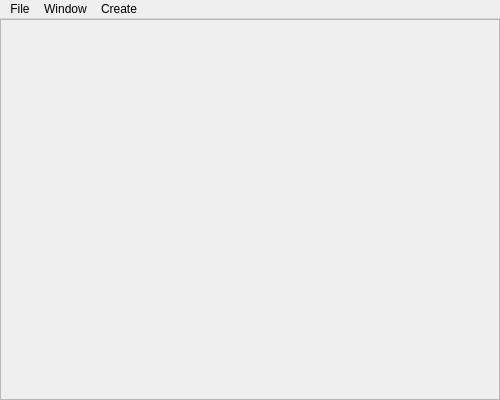
<?xml version="1.0" encoding="UTF-8"?>
<ui version="4.0">
 <class>MainWindow</class>
 <widget class="QMainWindow" name="MainWindow">
  <property name="geometry">
   <rect>
    <x>0</x>
    <y>0</y>
    <width>500</width>
    <height>400</height>
   </rect>
  </property>
  <property name="windowTitle">
   <string>Viewer</string>
  </property>
  <property name="unifiedTitleAndToolBarOnMac">
   <bool>true</bool>
  </property>
  <widget class="QWidget" name="centralWidget">
   <layout class="QVBoxLayout" name="verticalLayout">
    <property name="spacing">
     <number>0</number>
    </property>
    <property name="margin">
     <number>0</number>
    </property>
    <item>
     <widget class="QFrame" name="frame">
      <property name="minimumSize">
       <size>
        <width>400</width>
        <height>300</height>
       </size>
      </property>
      <property name="frameShape">
       <enum>QFrame::StyledPanel</enum>
      </property>
      <property name="frameShadow">
       <enum>QFrame::Plain</enum>
      </property>
      <layout class="QGridLayout" name="gridLayout_2">
       <property name="margin">
        <number>0</number>
       </property>
       <property name="spacing">
        <number>0</number>
       </property>
       <item row="0" column="0">
        <layout class="QGridLayout" name="gridLayout">
         <property name="spacing">
          <number>6</number>
         </property>
        </layout>
       </item>
      </layout>
     </widget>
    </item>
   </layout>
  </widget>
  <widget class="QMenuBar" name="menuBar">
   <property name="geometry">
    <rect>
     <x>0</x>
     <y>0</y>
     <width>500</width>
     <height>18</height>
    </rect>
   </property>
   <widget class="QMenu" name="menuFile">
    <property name="title">
     <string>File</string>
    </property>
    <addaction name="actionConnect"/>
    <addaction name="actionExit"/>
   </widget>
   <widget class="QMenu" name="menuWindow">
    <property name="title">
     <string>Window</string>
    </property>
    <widget class="QMenu" name="menuPanels">
     <property name="title">
      <string>Panels</string>
     </property>
     <addaction name="actionHIstograms"/>
     <addaction name="actionGates"/>
    </widget>
    <addaction name="menuPanels"/>
   </widget>
   <widget class="QMenu" name="menuCreate">
    <property name="title">
     <string>Create</string>
    </property>
    <addaction name="actionNewHistogram"/>
   </widget>
   <addaction name="menuFile"/>
   <addaction name="menuWindow"/>
   <addaction name="menuCreate"/>
  </widget>
  <action name="actionExit">
   <property name="text">
    <string>Exit</string>
   </property>
  </action>
  <action name="actionConnect">
   <property name="text">
    <string>Connect</string>
   </property>
  </action>
  <action name="actionHIstograms">
   <property name="text">
    <string>HIstograms</string>
   </property>
  </action>
  <action name="actionNewHistogram">
   <property name="text">
    <string>Histogram</string>
   </property>
  </action>
  <action name="actionGates">
   <property name="text">
    <string>Gates</string>
   </property>
  </action>
 </widget>
 <layoutdefault spacing="6" margin="11"/>
 <resources/>
 <connections>
  <connection>
   <sender>MainWindow</sender>
   <signal>destroyed()</signal>
   <receiver>MainWindow</receiver>
   <slot>close()</slot>
   <hints>
    <hint type="sourcelabel">
     <x>246</x>
     <y>184</y>
    </hint>
    <hint type="destinationlabel">
     <x>246</x>
     <y>184</y>
    </hint>
   </hints>
  </connection>
  <connection>
   <sender>actionExit</sender>
   <signal>triggered()</signal>
   <receiver>MainWindow</receiver>
   <slot>close()</slot>
   <hints>
    <hint type="sourcelabel">
     <x>-1</x>
     <y>-1</y>
    </hint>
    <hint type="destinationlabel">
     <x>246</x>
     <y>184</y>
    </hint>
   </hints>
  </connection>
 </connections>
</ui>
